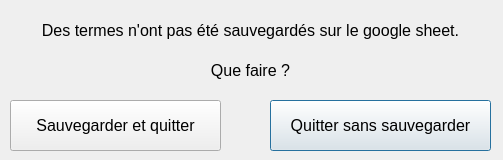
<?xml version="1.0" encoding="UTF-8"?>
<ui version="4.0">
 <class>Dialog</class>
 <widget class="QDialog" name="Dialog">
  <property name="geometry">
   <rect>
    <x>0</x>
    <y>0</y>
    <width>503</width>
    <height>160</height>
   </rect>
  </property>
  <property name="minimumSize">
   <size>
    <width>503</width>
    <height>160</height>
   </size>
  </property>
  <property name="maximumSize">
   <size>
    <width>503</width>
    <height>160</height>
   </size>
  </property>
  <property name="windowTitle">
   <string>DreamTeamTrad - FautesCheck - Sauvegarder termes ?</string>
  </property>
  <property name="windowIcon">
   <iconset resource="ressource.qrc">
    <normaloff>:/ressource/DreamteamLogo.ico</normaloff>:/ressource/DreamteamLogo.ico</iconset>
  </property>
  <widget class="QLabel" name="label_messageSecondPart">
   <property name="geometry">
    <rect>
     <x>10</x>
     <y>50</y>
     <width>481</width>
     <height>41</height>
    </rect>
   </property>
   <property name="font">
    <font>
     <pointsize>12</pointsize>
    </font>
   </property>
   <property name="text">
    <string>Que faire ?</string>
   </property>
   <property name="alignment">
    <set>Qt::AlignCenter</set>
   </property>
  </widget>
  <widget class="QLabel" name="label_messageFirstPart">
   <property name="geometry">
    <rect>
     <x>10</x>
     <y>10</y>
     <width>481</width>
     <height>41</height>
    </rect>
   </property>
   <property name="font">
    <font>
     <pointsize>12</pointsize>
    </font>
   </property>
   <property name="text">
    <string>Des termes n'ont pas été sauvegardés sur le google sheet.</string>
   </property>
   <property name="alignment">
    <set>Qt::AlignCenter</set>
   </property>
  </widget>
  <widget class="QPushButton" name="pushButton_QuitWithoutSaving">
   <property name="geometry">
    <rect>
     <x>270</x>
     <y>100</y>
     <width>221</width>
     <height>51</height>
    </rect>
   </property>
   <property name="font">
    <font>
     <pointsize>12</pointsize>
    </font>
   </property>
   <property name="text">
    <string>Quitter sans sauvegarder</string>
   </property>
  </widget>
  <widget class="QPushButton" name="pushButton_saveAndQuit">
   <property name="geometry">
    <rect>
     <x>10</x>
     <y>100</y>
     <width>211</width>
     <height>51</height>
    </rect>
   </property>
   <property name="font">
    <font>
     <pointsize>12</pointsize>
    </font>
   </property>
   <property name="text">
    <string>Sauvegarder et quitter</string>
   </property>
   <property name="autoDefault">
    <bool>true</bool>
   </property>
  </widget>
 </widget>
 <resources>
  <include location="ressource.qrc"/>
 </resources>
 <connections/>
</ui>
